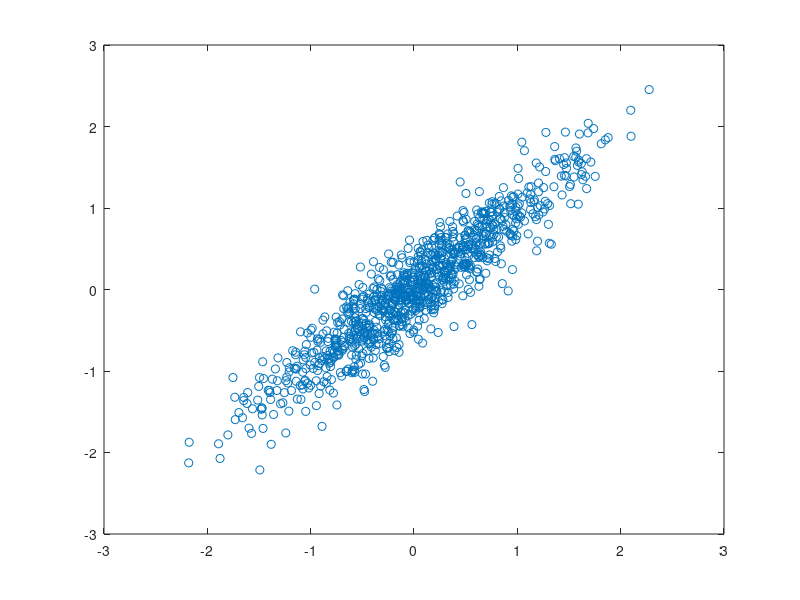
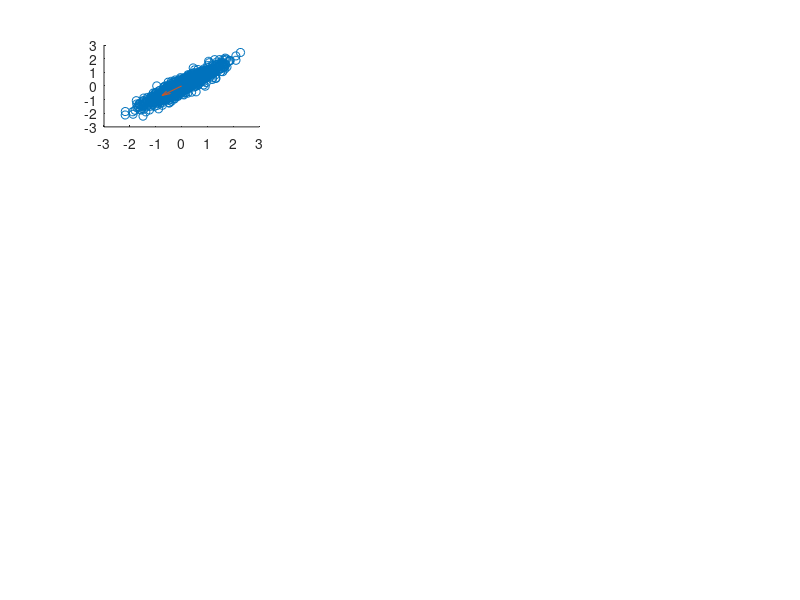

Source code (MATLAB) for these figures, in order: (Note: this script raises an error after producing the figures.)
%% load the data
close all;
load('dataLarge1.mat')

n = length(x);
dim = size(x,2);

%% plot the data
% figure()
% hold on;
plot(x(:,1),x(:,2),'o')
%% pick constants

epsilon = 0.005;
steps = 100;

%% randomly initialize
figure()
w = random('Uniform',-1,1,2,1);
subplot(4,3,1)
hold on;
plot(x(:,1),x(:,2),'o')
quiver(0,0,w(1),w(2));

%%
for i = 1:iter
    y = theta(x(i,:)*w);
    delta_w = epsilon * y *(x(i,:).' - y*w);
    w = delta_w + w;
    if mod(i,10) == 0
        subplot(4,3,iter/10+1)
        hold on;
        quiver(0,0,w(1),w(2));
        plot(x(:,1),x(:,2),'o')
    end
end

